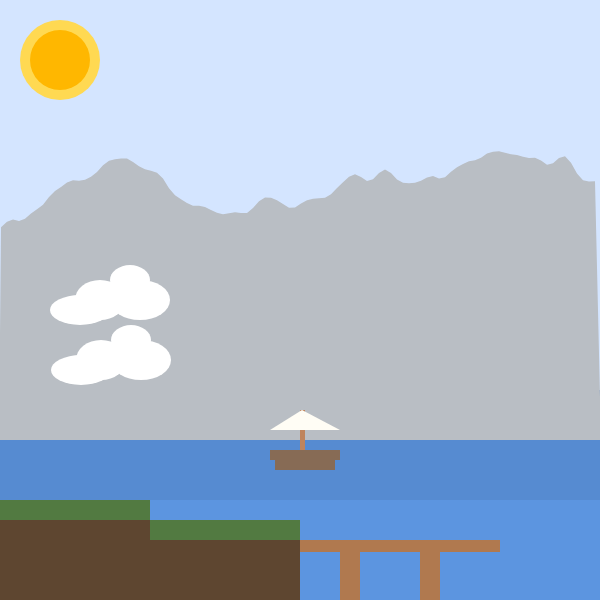
Frame 1 (no input)
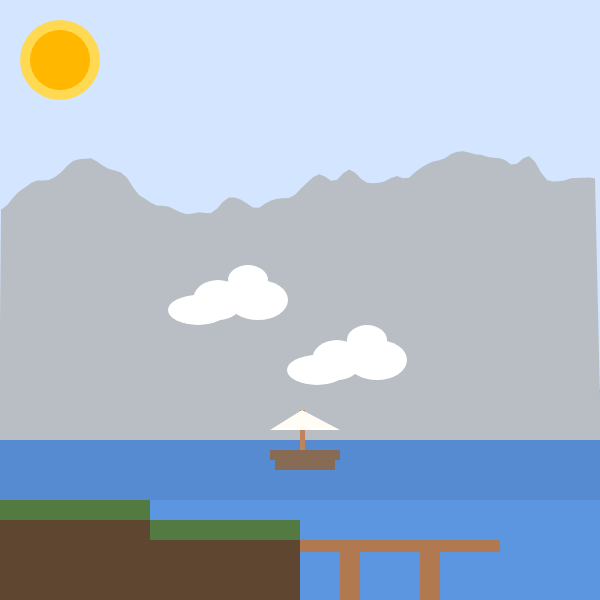
Frame 60 (no input)
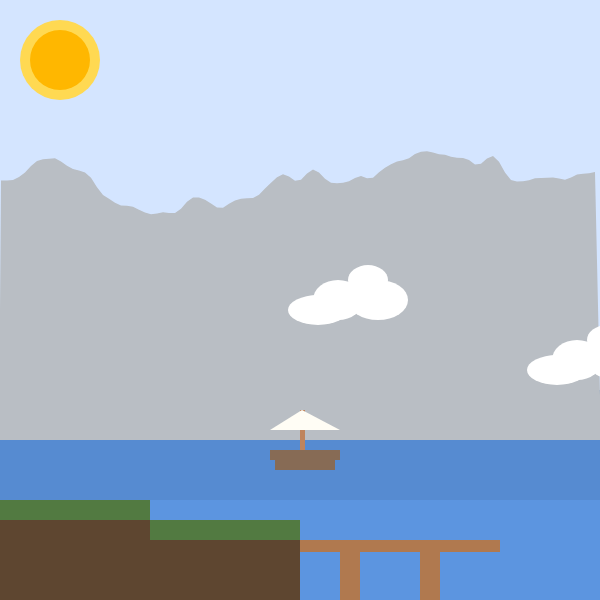
Frame 120 (the mouse pressed at the canvas centre since frame 60)

The p5.js sketch that drew these frames (run headless with seeded random() and noise() and a simulated clock; from frame 60 on, the mouse is pressed at the canvas centre):

// p5.js sketch
// ── sketch.js
let offset = 1
let offset2 = 1
let cloudmove = 0

function setup() {
  createCanvas(600, 600);
  
 
 
}

function draw() {
  
  background("#d4e5ff");
  
  
  noStroke();

  //ocean
  fill("#568bd1");
  rect(0, 390, 600, 300);

  //front ocean
  fill("#5c95e0")
  rect(0, 500, 600, 100);


  //sun
  fill("#ffd952");
  ellipse(60, 60, 80, 80);
  fill("#ffb700");
  ellipse(60, 60, 60, 60);



  //mountain
  fill("#b9bec4");
  noStroke();
  
  noiseStep = 1 + offset;
  translate(0,100);
  beginShape();
  
  vertex(-1, 340);
  
  for(let x = 1; x < width;x+=6){
  noiseStep += 0.05;
  let y = map(noise(noiseStep), 0, 1, 0, 200);
  vertex(x,y);
  }
  
  vertex(width + 1, 340);
  endShape(); 
  
  offset += 0.005;
  
  //boat
  fill("#bf845c");
  rect(300, 310, 5, 50);
  fill("#fffdf5");
  triangle(340, 330, 270, 330, 302, 310);
  fill("#876b55");
  rect(270, 350, 70, 10);
  rect(275, 360, 60, 10);

  //island
  fill("#527a41");
  rect(0,400, 150, 20);
  fill("#5e4630");
  rect(0, 420, 300, 100);
  fill("#527a41");
  rect(150,420, 150, 20);


  //dock
  fill("#b0794f");
  rect(300, 440, 200, 12);
  rect(340, 450, 20, 50);
  rect(420, 450, 20, 50);


 
    
  //clouds
  translate(cloudmove, 100);
  cloudmove ++;

  fill('white');
  noStroke();
  ellipse(100, 100, 50, 40);
  ellipse(80, 110, 60, 30);
  ellipse(130, 80, 40, 30);
  ellipse(140, 100, 60, 40);

  if (cloudmove + 30 > width){
    cloudmove = -200;
  }

  translate(cloudmove, 60);
  cloudmove ++;

  fill('white');
  noStroke();
  ellipse(100, 100, 50, 40);
  ellipse(80, 110, 60, 30);
  ellipse(130, 80, 40, 30);
  ellipse(140, 100, 60, 40);

  if (cloudmove + 10 > width){
    cloudmove = -500;
  }
  
  
}
